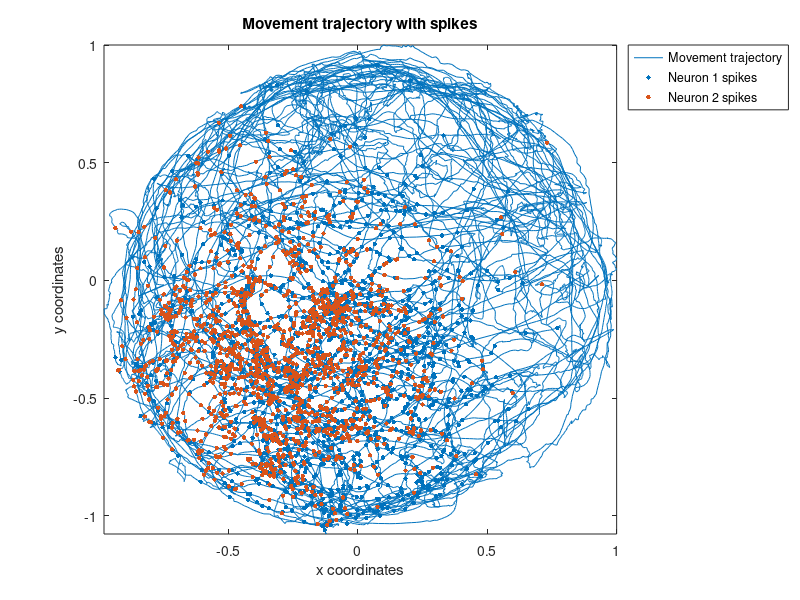

MATLAB code for this plot: (Note: this script raises an error after producing the figure.)
% PS 6
% Yohyoh Wang

clear all
close all
load hipp_data.mat

%% Movement trajectory with spike times 

%movement trajectory
figure
plot(xN, yN)

%formatting 
sz = 10;

%overlay for neuron 1
hold on
plotSpikes1 = [xN(spikes == 1) yN(spikes == 1)]; %takes only x and y values when N1 spiked
scatter(plotSpikes1(:,1), plotSpikes1(:,2), sz, 'filled');

%overlay for neuron 2
plotSpikes2 = [xN(spikes2 == 1) yN(spikes2 == 1)]; %takes only x and y values when N2 spiked
scatter(plotSpikes2(:,1), plotSpikes2(:,2), sz, 'filled');

%formatting
title(['Movement trajectory with spikes'])
xlim([min(xN) max(xN)])
ylim([min(yN) max(yN)])
xlabel(['x coordinates'])
ylabel(['y coordinates'])
legend('Movement trajectory', 'Neuron 1 spikes', 'Neuron 2 spikes', 'Location', 'NortheastOutside')

%conclusion
disp(['The two neurons seem to fire at similar spatial locations of the animal.'])

%% GLM

%fitting exponential linear model 
[b,dev,stats] = glmfit([xN yN],spikes,'poisson');
b0 = b(1); b1 = b(2); b2 = b(3); %renaming to match the equation
disp(['The fitted model is lambda(t) = exp{' num2str(b0) ' + ' num2str(b2) 'xN(t) + ' num2str(b2) 'yN(t)}.'])
disp(['The p-value of beta_0 is ' num2str(stats.p(1)) ', of beta_1 is ' num2str(stats.p(2)) ', and of beta_2 is ' num2str(stats.p(2)) '.'])
disp(['All of these values are smaller than a p-value of 0.05, indicating that they are all statistically significant.'])

%borrowing from hipp_glm.m
figure
[x_new,y_new]=meshgrid(-1:.1:1);
% compute lambda for each point on this grid using the GLM model
lambda_new = exp(b0 + b1*x_new + b2*y_new );
lambda_new(find(x_new.^2+y_new.^2>1))=nan;
h_mesh = mesh(x_new,y_new,lambda_new,'AlphaData',0);
hold on;
plot3(cos(-pi:1e-2:pi),sin(-pi:1e-2:pi),zeros(size(-pi:1e-2:pi)));
title(['Movement trajectory with predicted GLM intensity'])
xlabel(['x coordinates'])
ylabel(['y coordinates'])

%conclusion
disp(['The GLM seems to predict the relative geographical area of highest firing, closbut does not seem to be as specific (includes the lower left corner of the map).'])

%% GLM with quadratic penalty

[b_quad,dev_quad,stats_quad] = glmfit([xN xN.^2 yN yN.^2],spikes,'poisson');
b0 = b_quad(1); bx1 = b_quad(2); bx2 = b_quad(3); by1 = b_quad(4); by2 = b_quad(5);
disp(['The fitted model is lambda(t) = exp{' num2str(b0) ' + ' num2str(bx1) 'xN(t) + ' num2str(bx2) 'xN(t)^2 + ' num2str(by1) 'yN(t) + ' num2str(by2) 'yN(t)^2}.'])
disp(['The p-value of beta_0 is ' num2str(stats_quad.p(1)) ', of beta_1 is ' num2str(stats_quad.p(2)) ', of beta_2 is ' num2str(stats_quad.p(2)) ', of beta_3 is ' num2str(stats_quad.p(3)) ', of beta_4 is ' num2str(stats_quad.p(4)) ', and of beta_5 is ' num2str(stats_quad.p(5)) '.'])
disp(['All of these values are smaller than a p-value of 0.05, indicating that they are all statistically significant.'])

%plotting GLM intensity, again borrowing from hipp_glm.m
figure
[x_new,y_new]=meshgrid(-1:.1:1);
% compute lambda for each point on this grid using the GLM model
lambda_quad = exp(b0 + bx1*x_new + bx2*x_new.^2 + by1*y_new + bx2*y_new.^2);
lambda_quad(find(x_new.^2+y_new.^2>1))=nan;
h_mesh = mesh(x_new,y_new,lambda_quad,'AlphaData',0);
hold on;
plot3(cos(-pi:1e-2:pi),sin(-pi:1e-2:pi),zeros(size(-pi:1e-2:pi)));
title(['Movement trajectory with predicted GLM intensity'])
xlabel(['x coordinates'])
ylabel(['y coordinates'])

% conclusion
disp(['With the quadratic terms, the GLM more closely matches relative spike density from the first trajectory map.'])

%% AIC values to compare the two models

aic = dev + 2*(length(b)-1);
aic_quad = dev_quad + 2*(length(b_quad)-1);

disp(['The AIC of the first GLM model is ' num2str(aic) '. The AIC of the second GLM model with quadratic terms is ' num2str(aic_quad) '.'])
disp(['The AIC of the second GLM model is smaller, which indicates that including the quadratic terms minimizes information loss, making the second model better than the first at describing the data.'])

%% GLM with history of neuron 1

%empty structures
p_hist = struct([]);
b_hist = struct([]);
dev_hist = struct([]);
stats_hist = struct([]);
aic_hist = zeros(1,size(spikes_hist,2));

%fit GLMs for history 
for p = 1:size(spikes_hist,2)
    eval(sprintf('p_hist{%d} = spikes_hist(:,1:p);', p)); %going back to each p, saving spikes_hist
    [b_hist{p}, dev_hist{p}] = glmfit([xN xN.^2 yN yN.^2 p_hist{p}], spikes, 'poisson'); %fit glm to quadratic and spikes_hist going back p
    aic_hist(p) = dev_hist{p} + 2*(length(b_hist{p})-1); %calculate AIC for each p
end

%calculate AIC
plot_aic_hist = aic_hist;
plot_aic_hist(2,:) = 1:size(spikes_hist,2);

figure
scatter(plot_aic_hist(2,:), plot_aic_hist(1,:), 'filled')
title(['AIC vs. history'])
xlabel(['p'])
ylabel(['AIC'])

disp(['The AIC reaches its optimal (lowest value) at p = 8; a model that includes 8 ms of spiking history is optimal.'])

%% GLM with interaction terms

%fit GLMs for interaction terms
for p = 1:size(spikes_hist,2)
    eval(sprintf('p_hist2{%d} = spikes2_hist(:,1:p);', p)); %going back to each p, saving spikes_hist
    [b_hist12{p}, dev_hist12{p}, stat_hist12{p}] = glmfit([xN xN.^2 yN yN.^2 p_hist{p} p_hist2{p}], spikes, 'poisson'); %fit glm to quadratic and spikes_hist going back p
    aic_hist12(p) = dev_hist12{p} + 2*(length(b_hist12{p})-1);
end

%significant parameters have a p-value of <= 0.05
stats_p = zeros(length(stat_hist12{1,20}.p),size(spikes_hist,2));
for p = 1:size(spikes_hist,2)
    stats_p(1:size(stat_hist12{1,p}.p),p) = (stat_hist12{1,p}.p <= 0.05);
end
stats_p = stats_p(6:end,:);

%visualize significant parameters
figure
sz = 8;
for p = 1:size(stats_p,2)
    for param = 1:size(stats_p,1)
        if stats_p(param, p) == 1
            hold on
            scatter(p, param, sz, 'filled', 'black');
        end
    end
end
title(['Significant parameters for each p'])
ylim([0 40])
xlabel(['p (ms)'])
ylabel(['Parameters with a p-value <= 0.05'])

%conclusion
disp(['None of the interaction parameters (from beta 21 onwards) are significant.'])

%% Plot AIC for select models to determine parsimony
plot_aic_all(1,:) = [1 aic]; %first model (xN, yN)
plot_aic_all(2,:) = [2 aic_quad];%second model (quadratic)
plot_aic_all(3,:) = [3 min(aic_hist)]; %third model (spiking history of neuron 1)
plot_aic_all(4,:) = [4 min(aic_hist12)]; %fourth model (spiking history of neuron 2) 

figure
scatter(plot_aic_all(:,1), plot_aic_all(:,2), 'filled');
title(['AIC of four GLMs'])
xlim([0 5])
xticks([1 2 3 4])
ylabel(['AIC'])
models = {'linear'; 'quadratic'; 'spike hist n1'; 'spike hist n1xn2'};
set(gca,'xticklabel', models) 

disp(['The quadratic GLM with the first neuron''s spiking history has the lowest AIC and is thus the most parsimonious.'])
disp(['Specifically, this GLM includes the past ' num2str(find(aic_hist == min(aic_hist))), 'ms of spiking.'])

%% GLM with only history and network interaction components
for p = 1:size(spikes_hist,2)
    [b_noPos{p}, dev_noPos{p}, stat_noPos{p}] = glmfit([p_hist{p} p_hist2{p}], spikes, 'poisson'); %fit glm with history and network interactions only
    aic_noPos(p) = dev_noPos{p} + 2*(length(b_noPos{p})-1);
end

%significant parameters have a p-value of <= 0.05
stats_p_noPos = zeros(length(stat_noPos{1,20}.p),size(spikes_hist,2));
for p = 1:size(spikes_hist,2)
    stats_p_noPos(1:size(stat_noPos{1,p}.p),p) = (stat_noPos{1,p}.p <= 0.05);
end
stats_p_noPos = stats_p_noPos(2:end,:);

%visualize significant parameters
figure
sz = 8;
for p = 1:size(stats_p_noPos,2)
    for param = 1:size(stats_p_noPos,1)
        if stats_p_noPos(param, p) == 1
            hold on
            scatter(p, param, sz, 'filled', 'black');
        end
    end
end
title(['Significant parameters for each p in a position-blind model'])
ylim([0 42])
xlim([0 20.5])
xlabel(['p (ms)'])
ylabel(['Parameters with a p-value <= 0.05'])

disp(['Unlike the other GLMs, this model considers spiking history rather than position as a main effect.'])
disp(['There are now significant interaction terms between the spiking history of the two neurons,'])
disp(['indicating that the interaction between the spike history of hippocampal neurons is independent of the rat''s position,'])



